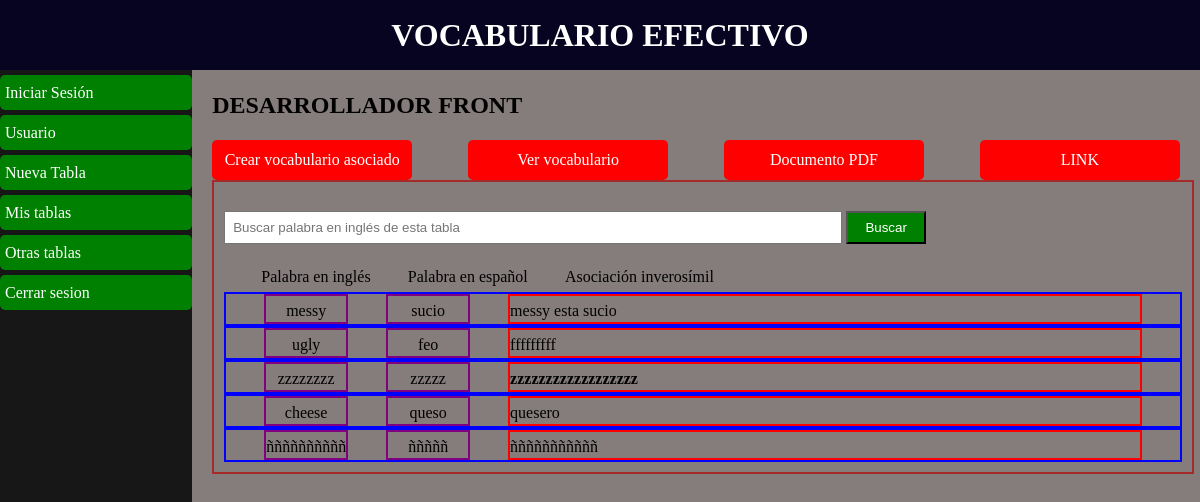
Screenshot of /lista-de-palabras/8/desarrollador front  with the database file from the repository.
### tables/models.py (models this page shows)
class Word(models.Model) :
    table = models.ForeignKey(Table, null = True, blank=True, on_delete = models.CASCADE) # on_delete=models.CASCADE : it allows to remove for example when user will be removed, register for comment with user removed, also will be removed
    english_word = models.CharField(max_length = 1000)
    spanish_word = models.CharField(max_length = 1000)
    inverosimil_relation = RichTextField(max_length = 2000)

### tables/views.py (the view)
# urls.py: path('lista-de-palabras/<int:table_id>/<str:title>', views.WordListView.as_view(), name = 'word_list'),
class WordListView(ListView):
    model = Word
    template_name = 'table/word list.html'
    context_object_name = 'word_collection'
    def get_queryset(self, *args, **kwargs) :
        table_id = self.kwargs['table_id']
        kword = self.request.GET.get('kword',)
        if kword:
            return Word.objects.filter(table_id = table_id, english_word = kword)
        return Word.objects.filter(table_id = table_id)
    def get_context_data(self, **kwargs):
        table_id = self.kwargs['table_id']
        title = self.kwargs['title']
        context = super(WordListView, self).get_context_data(**kwargs)
        context['table_id'] = table_id
        context['title'] = title
        return context

### tables/templates/table/word list.html (shortened to what this page needs)
{% extends 'table/main menu.html' %}
{% block content_table %}
    <div class="table-container">
        <form action="GET" class="form-search">
            <input type="text" name="kword" placeholder="Buscar palabra en inglés de esta tabla" class="search-field">
            <button type="submit" class="search-button">Buscar</button>
        </form>
        {% include 'includes/description_table.html' %}
        {% if word_collection|length > 0 %}
            {% for word in word_collection %}
                <ul class="word_list">
                    <li>{{word.english_word}}</li>
                    <li>{{word.spanish_word}}</li>
                    <li>{{word.inverosimil_relation|safe}}</li>
                </ul>
            {% endfor %}
        {% else %}
            <p>No hay palabras disponibles</p>
        {% endif %}
    </div>
{% endblock %}

### mainapp/static/css/styles.css (style rules this page uses)
* { margin: 0; padding: 0; }

### tables/static/css/styles-app-tables.css (style rules this page uses)
.table-container { padding: 10px; }
.table-container ul li { list-style: none; }
.table-container { width: 99%; min-height: 80px; border: 2px solid brown; }
.table-container ul { display: flex; height: 30px; line-height: 30px; display: flex; justify-content: space-evenly; }
.form-search input.search-field { width: 600px; padding: 7px; }
.form-search button.search-button { width: 80px; padding: 7px; background-color: green; color: white; cursor: pointer; }
ul.word_list { border: 2px solid blue; }
ul.word_list li { width: 80px; border: 2px solid purple; text-align: center; }
ul.word_list li:last-child { width: 630px; text-align: left; border: 2px solid red; }

### rows the page displays
Word: english_word "messy", spanish_word "sucio", inverosimil_relation "messy esta sucio"
Word: english_word "ugly", spanish_word "feo", inverosimil_relation "fffffffff"
Word: english_word "zzzzzzzz", spanish_word "zzzzz", inverosimil_relation "zzzzzzzzzzzzzzzzzz"
Word: english_word "cheese", spanish_word "queso", inverosimil_relation "quesero"
Word: english_word "ññññññññññ", spanish_word "ñññññ", inverosimil_relation "ñññññññññññ"

### other values shown
{{ title|upper }} "DESARROLLADOR FRONT"
